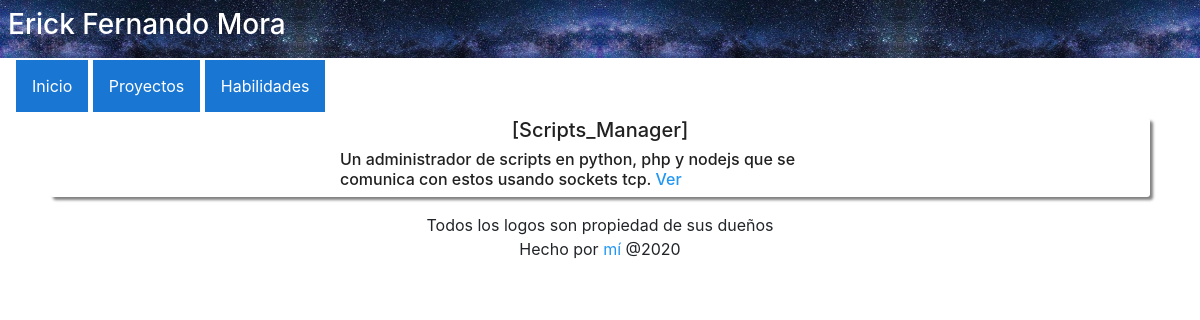
The page /viewProject.php?id=1 on the database as committed earlier.
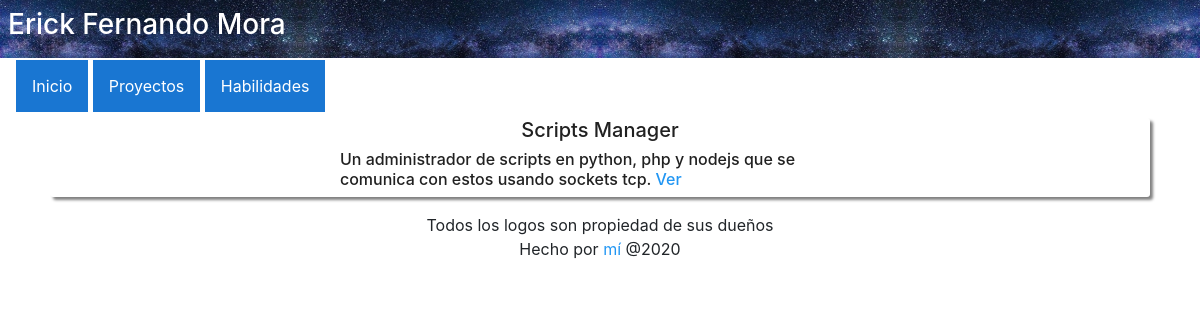
The same page on the database as committed later.
### tables this page shows
CREATE TABLE HabilitiesExamples(
    id integer primary key AUTOINCREMENT,
    idHability integer,
    title text not null,
    habilityViewUrl text,
    habilityExampleUrl text,
    habilityExampleDescription text
);

### connection.php (called while the page is built, shortened)
<?PHP
function query_as_array($query, $database = null){
    global $databaseName;
    $database = $database ?? $databaseName;
    try{
        $connection = new SQLite3($database);
        $data = $connection->query($query);
        $result = array();
        while($line = $data->fetchArray()){
            $l = array();
            $n = 0;
            foreach($line as $key => $value){
                $n+=1;
                if($n%2==0){
                    $l[$key] = $value;
                }
            }
            array_push($result, $l);
        }
        return $result;
    }catch(Exception $e){
        print($e);
    }
}
?>

### viewProject.php (the view, shortened to what this page needs)
<?php
    require('connection.php');
?>
<!Doctype html>
<html>
    <?php include('./res/parts/head.php');?>
    <body>
        <?php
            include('./res/parts/header.php');
            include('./res/parts/nav.php');
        ?>
        <?PHP if(isset($_GET["id"])):?>
        <?PHP
            $query = sprintf(
                "select * from HabilitiesExamples where id = %s;",
                $_GET["id"]
            );
            $projectData = query_as_array($query, "habilities.db")[0];
        ?>
        <div class="container">
            <div class="row bio-card">
                <div class="col-6 offset-3 h6">
                    <div class="text-center h5">
                        <?PHP echo $projectData["title"];?>
                    </div>
                    <?PHP echo $projectData["habilityExampleDescription"];?>
                    <a
                    href="<?PHP echo $projectData["habilityExampleUrl"];?>">
                        Ver
                    </a>
                </div>
            </div>
        </div>
        <?PHP endif;?>
        <?PHP include("./res/parts/footer.php");?>
    </body>
</html>

### res/parts/head.php (shortened to what this page needs)
<head>
    <link rel="stylesheet" href="styles/bootstrap.css"/>
    <link rel="stylesheet" href="styles/main.css"/>
</head>

### res/parts/header.php
<header>
        <div class="h3">Erick Fernando Mora</div>
</header>

### res/parts/nav.php (shortened to what this page needs)
<nav>
    <a href="index.php">Inicio</a>
    <a href="projects.php">Proyectos</a>
    <a href="habilities.php">Habilidades</a>
</nav>

### res/parts/footer.php (shortened to what this page needs)
<footer class="text-center">
    <div class="container">
        <div class="row">
            <div class="col-12">Todos los logos son propiedad de sus due&ntilde;os</div>
        </div>
    </div>
    <div> Hecho por <a href="https://dev.moradev.dev">m&iacute;</a> <?php echo "@".date("Y");?></div>
</footer>

### styles/main.css (style rules this page uses)
:root { --dark-primary-color: #1976D2; --default-primary-color: #2196F3; --light-primary-color: #BBDEFB; --text-primary-color: #FFFFFF; --accent-color: #03A9F4; --primary-text-color: #212121; --secondary-text-color: #757575; --divider-color: #BDBDBD; }
body { background:var(--text-primary-color); }
header { padding: 0.5em; }
nav, nav a { padding: 1em; }
nav a { background-color: var(--dark-primary-color); color: var(--text-primary-color); text-decoration: none; }
a { color: var(--default-primary-color); text-decoration: none; }
.bio-card { margin: 0.3em; margin-bottom: 1em; color: var(--primary-text-color); background: var(--text-primary-color); border-radius: 3px 3px; box-shadow: gray 3px 3px 3px; }
header { background-color: #000; background-image: url("../res/img/header.png"); background-repeat: round; background-size: contain; color: white; }

Rows that differ between the two databases and show on the page:
changed habilitiesexamples: title "[Scripts_Manager]" → "Scripts Manager"
